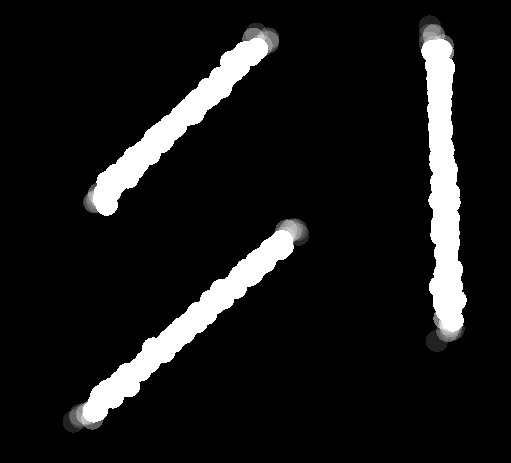
#> input picture teste.png, 511 x 463 px
$ python ray_tracer.py
#> lines starting #> are read from the running program, lines starting #| are printed output that depends on the picture
#!/user/bin/python

import numpy as np
import cv2 as cv
from functools import partial
import math

p1 = None
p2 = None
drawing = False
point = (200,200)

def calculateIntensity(src_pos, point, power, bump_map):

    #check for obstacles
    line = np.zeros(bump_map.shape)
    line = cv.line(line, src_pos, point, (255), 1)
    intersection_check = line + bump_map
    line_of_sight = intersection_check[:, :].max() <= 255


    if src_pos == point:
        intensity = power
    elif bump_map[point[1],point[0]] != 0:
        intensity = 0
    elif line_of_sight:
        intensity = power / ( 4 * math.pi * ((src_pos[0]-point[0])**2 + (src_pos[1]-point[1])**2) )
    else:
        intensity = 0

    return intensity

def main():
    window_name = "window"

    bump_map = cv.imread('teste.png',0)
#> bump_map is the input picture: shape (463, 511); min 0, max 255, mean 24.3
    bump_map = cv.resize(bump_map, (100,100))
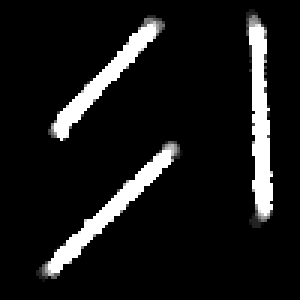
#> bump_map: shape (100, 100) (shown 3 times larger); min 0, max 255, mean 24.2

    final_visualization = np.zeros(bump_map.shape)
    intensity_values = np.zeros(bump_map.shape)

    power = 10000
    src_pos = (bump_map.shape[1]/2,bump_map.shape[0]/2)
#> src_pos = (50, 50)
    density = 1

    cv.imshow(window_name, bump_map)

    for l in range(0,bump_map.shape[0],density):
        for c in range(0,bump_map.shape[1],density):
            intensity = calculateIntensity(src_pos, (c,l), power, bump_map)
            intensity_values[l][c] = intensity
#> this loop made 100 passes
#> pass 1, in calculateIntensity, `intersection_check = line + bump_map`:
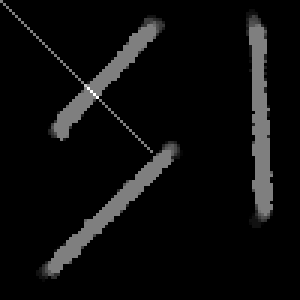
#> intersection_check: shape (100, 100) float64 (shown 3 times larger); min 0, max 510, mean 25.5; drawn with min black and max white

    final_visualization = intensity_values*255*4*math.pi/power

    bump_map = cv.resize(bump_map, (500,500))
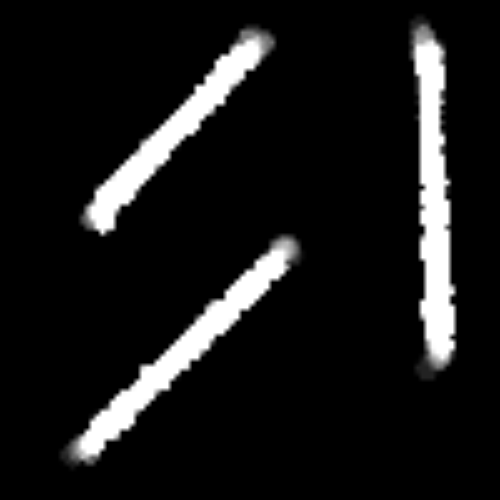
#> bump_map: shape (500, 500); min 0, max 255, mean 24.2
    final_visualization = cv.resize(final_visualization, (500,500))
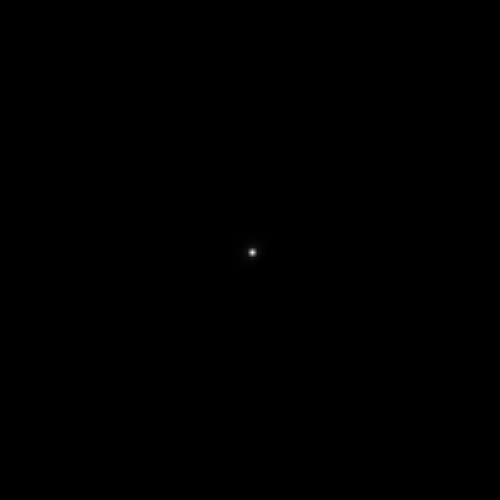
#> final_visualization: shape (500, 500) float64; min 0, max 3204.4, mean 0.8; drawn with min black and max white
    cv.imshow(window_name, final_visualization)
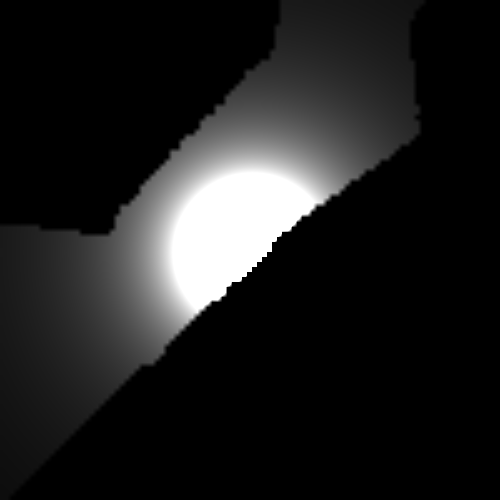
#> window 'window': shape (500, 500); min 0, max 255, mean 31.5
    cv.imshow('bump map', bump_map)

    # cv.imwrite('Ray_tracer_test', final_visualization)
    # cv.resizeWindow('bump map', 600,600)


    cv.waitKey(0)


if __name__ == '__main__':
    main()
